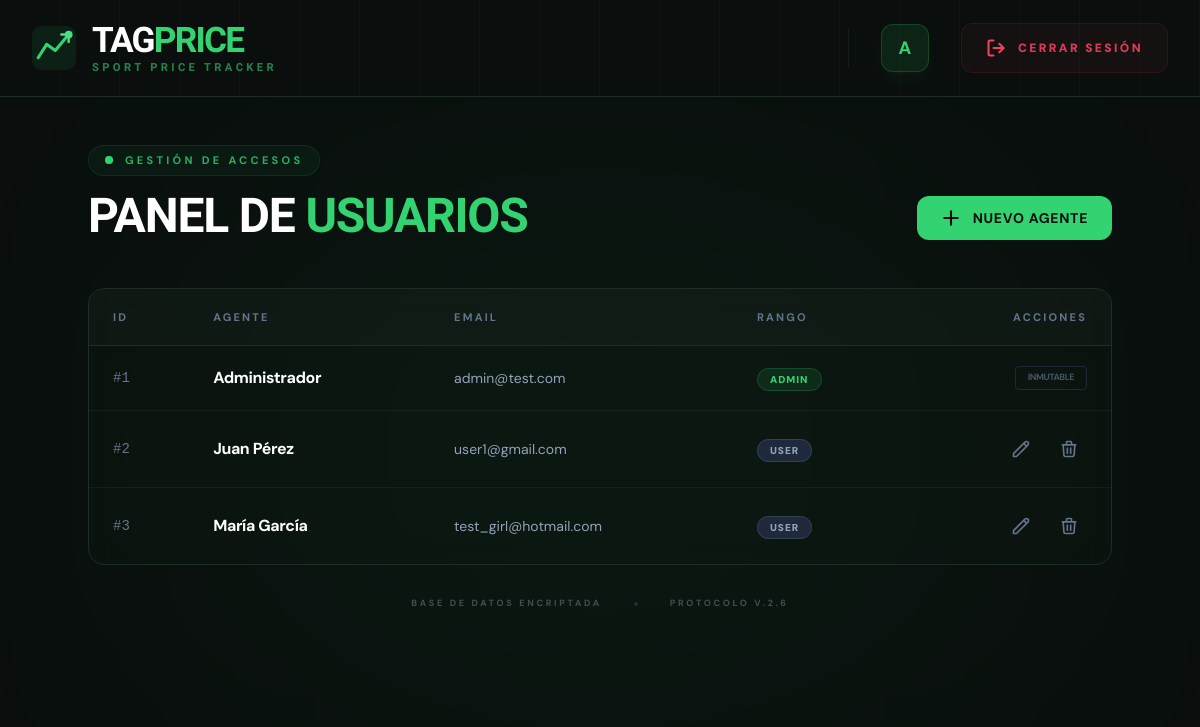
The app's page /views/panelAdmin.php (signed in), older data.
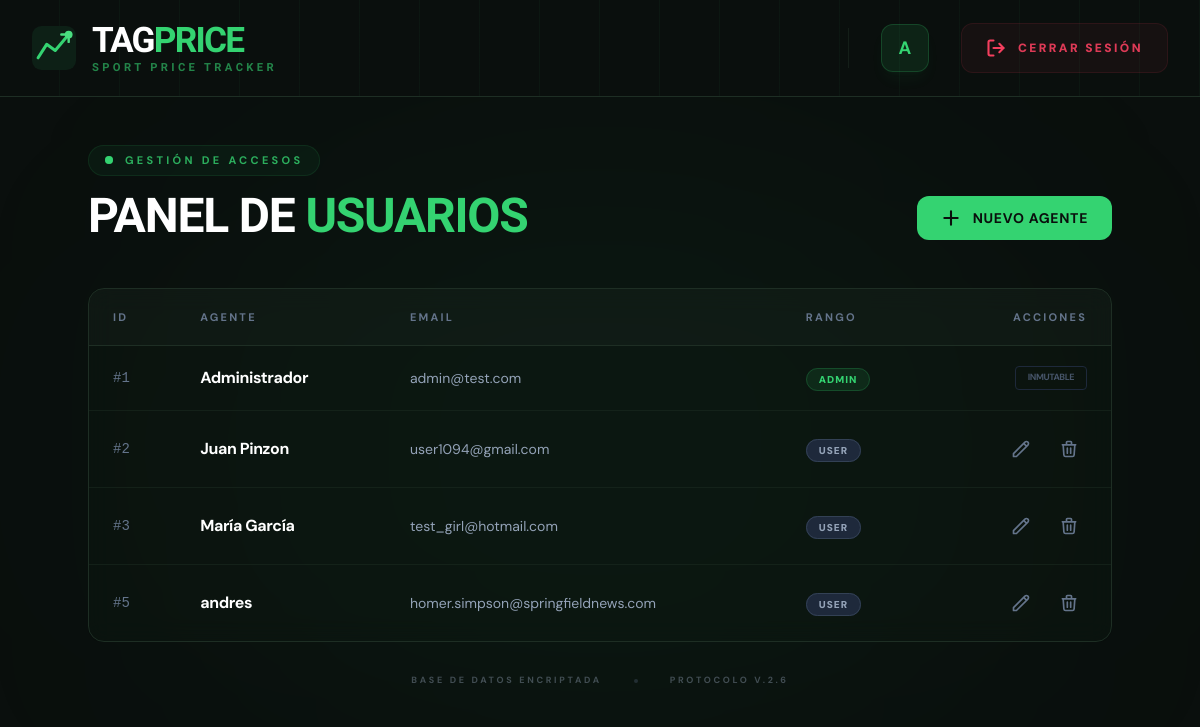
The same page, newer data.
### tables this page shows
CREATE TABLE users (
    usu_id INTEGER PRIMARY KEY AUTOINCREMENT NOT NULL,
    usu_mail VARCHAR(50) NOT NULL UNIQUE,
    usu_password VARCHAR(255) NOT NULL,
    usu_name VARCHAR(200) NOT NULL,
    usu_rol TEXT NOT NULL DEFAULT "user" -- Por defecto, todos son usuarios
);

### views/panelAdmin.php (the view, shortened to what this page needs)
<?php
include PATH_BASE .'includes/header.php';
include_once PATH_BASE . 'includes/db_connect.php';
$sql = $db->prepare("SELECT usu_id, usu_mail, usu_name, usu_rol FROM users");
?>
<main class="relative min-h-[calc(100vh-96px)] py-12 px-4 overflow-hidden">
    <div class="absolute top-1/2 left-1/2 -translate-x-1/2 -translate-y-1/2 w-[800px] h-[500px] bg-brand/5 rounded-full blur-[140px] pointer-events-none"></div>
    <div class="relative w-full max-w-5xl mx-auto">
        <div class="flex flex-col md:flex-row md:items-end justify-between mb-12 gap-6">
            <div class="text-left">
                <div class="inline-flex items-center gap-3 px-4 py-1.5 rounded-full bg-brand/5 border border-brand/10 mb-4">
                    <span class="flex h-2 w-2">
                        <span class="relative inline-flex rounded-full h-2 w-2 bg-brand"></span>
                    </span>
                    <span class="text-[11px] font-bold uppercase tracking-[0.3em] text-brand/80">Gestión de Accesos</span>
                </div>
                <h1 class="font-display text-5xl font-bold text-white uppercase tracking-tight leading-none">
                    Panel de <span class="text-brand">Usuarios</span>
                </h1>
            </div>
            <a href="<?=URL_BASE?>views/user_uptade.php"
               class="flex items-center gap-3 bg-brand hover:bg-brand-light text-surface font-bold uppercase tracking-wider px-6 py-3 rounded-xl transition-all duration-300 hover:shadow-[0_0_20px_rgba(52,211,113,0.3)] active:scale-95 group text-sm">
                <svg xmlns="http://www.w3.org/2000/svg" class="w-5 h-5" fill="none" viewBox="0 0 24 24" stroke="currentColor" stroke-width="2.5">
                    <path stroke-linecap="round" stroke-linejoin="round" d="M12 4v16m8-8H4" />
                </svg>
                <span>Nuevo Agente</span>
            </a>
        </div>
        <div class="relative overflow-hidden rounded-2xl bg-surface-mid/40 backdrop-blur-md border border-surface-border">
            <div class="overflow-x-auto">
                <table class="w-full text-left border-collapse">
                    <thead>
                        <tr class="border-b border-surface-border bg-white/[0.02]">
                            <th class="px-6 py-5 text-[11px] font-bold uppercase tracking-[0.2em] text-slate-500">ID</th>
                            <th class="px-6 py-5 text-[11px] font-bold uppercase tracking-[0.2em] text-slate-500">Agente</th>
                            <th class="px-6 py-5 text-[11px] font-bold uppercase tracking-[0.2em] text-slate-500">Email</th>
                            <th class="px-6 py-5 text-[11px] font-bold uppercase tracking-[0.2em] text-slate-500">Rango</th>
                            <th class="px-6 py-5 text-[11px] font-bold uppercase tracking-[0.2em] text-slate-500 text-right">Acciones</th>
                        </tr>
                    </thead>
                    <tbody class="divide-y divide-surface-border/50">
                        <?php if($sql->execute()): ?>
                            <?php while($file = $sql->fetch(PDO::FETCH_ASSOC)):
                                $esAdmin = ($file['usu_rol'] === 'admin');
                            ?>
                                <tr class="hover:bg-white/[0.02] transition-colors group">
                                    <td class="px-6 py-5 font-mono text-sm text-slate-500">#<?= $file['usu_id'] ?></td>
                                    <td class="px-6 py-5">
                                        <span class="text-white font-bold tracking-tight"><?= $file['usu_name'] ?></span>
                                    </td>
                                    <td class="px-6 py-5 text-slate-400 text-sm font-body"><?= $file['usu_mail'] ?></td>
                                    <td class="px-6 py-5">
                                        <span class="px-3 py-1 rounded-full text-[10px] font-black uppercase tracking-widest <?= $esAdmin ? 'bg-brand/10 text-brand border border-brand/20' : 'bg-slate-800 text-slate-400 border border-slate-700' ?>">
                                            <?= $file['usu_rol'] ?>
                                        </span>
                                    </td>
                                    <td class="px-6 py-5">
                                        <div class="flex justify-end gap-3">
                                            <?php if (!$esAdmin): ?>
                                                <form action="<?= URL_BASE ?>views/user_uptade.php" method="post">
                                                    <button type="submit" class="p-2 text-slate-500 hover:text-brand transition-colors">
                                                        <svg xmlns="http://www.w3.org/2000/svg" class="w-5 h-5" fill="none" viewBox="0 0 24 24" stroke="currentColor" stroke-width="2">
                                                            <path stroke-linecap="round" stroke-linejoin="round" d="M15.232 5.232l3.536 3.536m-2.036-5.036a2.5 2.5 0 113.536 3.536L6.5 21.036H3v-3.572L16.732 3.732z" />
                                                        </svg>
                                                    </button>
                                                </form>
                                                <form action="<?= URL_BASE ?>actions/user_delete.proc.php" method="post" onsubmit="return confirm('¿Confirmar baja del sistema?')">
                                                    <button type="submit" class="p-2 text-slate-500 hover:text-red-500 transition-colors">
                                                        <svg xmlns="http://www.w3.org/2000/svg" class="w-5 h-5" fill="none" viewBox="0 0 24 24" stroke="currentColor" stroke-width="2">
                                                            <path stroke-linecap="round" stroke-linejoin="round" d="M19 7l-.867 12.142A2 2 0 0116.138 21H7.862a2 2 0 01-1.995-1.858L5 7m5 4v6m4-6v6m1-10V4a1 1 0 00-1-1h-4a1 1 0 00-1 1v3M4 7h16" />
                                                        </svg>
                                                    </button>
                                                </form>
                                            <?php else: ?>
                                                <div class="px-3 py-1 text-[9px] font-bold text-slate-600 uppercase tracking-tighter border border-slate-800 rounded">Inmutable</div>
                                            <?php endif; ?>
                                        </div>
                                    </td>
                                </tr>
                            <?php endwhile; ?>
                        <?php endif; ?>
                    </tbody>
                </table>
            </div>
        </div>
        <div class="mt-8 flex justify-center items-center gap-8 opacity-40">
            <span class="text-[9px] text-slate-400 uppercase tracking-[0.3em] font-bold">Base de datos encriptada</span>
            <span class="w-1 h-1 bg-slate-600 rounded-full"></span>
            <span class="text-[9px] text-slate-400 uppercase tracking-[0.3em] font-bold">Protocolo V.2.6</span>
        </div>
    </div>
</main>

### includes/header.php (shortened to what this page needs)
<?php
$initials = '';
if (isset($_SESSION['name_user'])) {
    $parts = explode(' ', trim($_SESSION['name_user']));
    foreach (array_slice($parts, 0, 2) as $p) {
        $initials .= strtoupper(mb_substr($p, 0, 1));
    }
}
$homeLink = URL_BASE . "index.php";
if (isset($_SESSION['rol_usu'])) {
    $homeLink = ($_SESSION['rol_usu'] === 'admin')
        ? URL_BASE . "views/panelAdmin.php"
        : URL_BASE . "index.php";
}
?>
<!DOCTYPE html>
<html lang="es">
<head>
    <script src="https://cdn.tailwindcss.com"></script>
    <link rel="stylesheet" href="<?= URL_BASE ?>public/css/style.css">
</head>
<body class="bg-surface font-body">
    <header class="bg-surface relative overflow-hidden border-b border-surface-border">
        <div class="absolute inset-0 bg-grid-lines pointer-events-none" aria-hidden="true"></div>
        <div class="relative max-w-[1600px] mx-auto px-8 flex items-center justify-between h-24">
            <a href="<?= $homeLink ?>" class="flex items-center gap-4 group no-underline focus:outline-none">
                <div class="relative w-11 h-11 flex-shrink-0">
                </div>
                <div class="flex flex-col leading-none">
                    <span class="font-display font-black text-[2.2rem] tracking-tighter uppercase text-white leading-none">
                        Tag<span class="text-brand">Price</span>
                    </span>
                    <span class="font-display font-bold text-[0.7rem] tracking-[0.3em] uppercase text-brand opacity-60 mt-1">
                        Sport Price Tracker
                    </span>
                </div>
            </a>
            <div class="flex items-center">
                <?php if (isset($_SESSION['autenticated']) && $_SESSION['autenticated'] === true): ?>
                    <div class="flex items-center gap-8">
                        <div class="w-12 h-12 rounded-xl bg-brand/10 border border-brand/20 flex items-center justify-center shadow-lg shadow-brand/5">
                            <span class="font-body font-bold text-lg text-brand uppercase tracking-[0.1em] ml-[0.1em]">
                                <?= htmlspecialchars($initials) ?>
                            </span>
                        </div>
                        <a href="<?= URL_BASE ?>actions/logout.php"
                            class="group flex items-center gap-3 px-6 py-3.5 rounded-xl bg-rose-500/5 border border-rose-500/10 hover:bg-rose-500/10 hover:border-rose-500/30 transition-all no-underline active:scale-95">
                            <span class="text-[12px] font-black uppercase tracking-[0.2em] text-rose-500/90 group-hover:text-rose-500">
                                Cerrar sesión
                            </span>
                        </a>
                    </div>
                <?php endif; ?>
            </div>
        </div>
    </header>

### public/css/style.css (style rules this page uses)
body { background-color: #0a0f0d; color: #e2e8f0; margin: 0; padding: 0; }

Row changes from the older to the newer data that the page shows:
changed users id 2: usu_name "Juan Pérez" → "Juan Pinzon"; usu_mail "user1@gmail.com" → "user1094@gmail.com"
added users: usu_id "5", usu_name "andres", usu_mail "homer.simpson@springfieldnews.com", usu_rol "USER"
